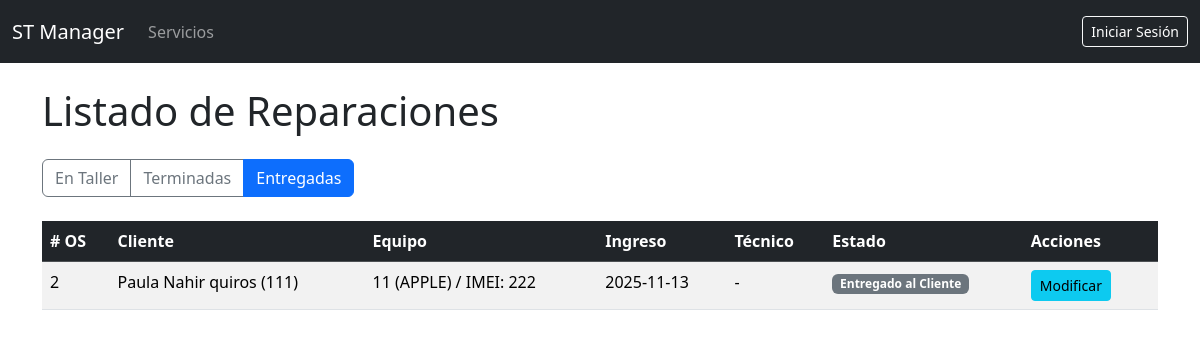
Screenshot of /servicios/?estado=ENTREGADAS with the database file from the repository.
### gestion_servicios/models.py (models this page shows, shortened)
class TimeStampedModel(models.Model):
    created_at = models.DateTimeField(auto_now_add=True, verbose_name="Fecha de Creación")
    updated_at = models.DateTimeField(auto_now=True, verbose_name="Última Modificación")
    class Meta:
        abstract = True
        ordering = ['-created_at']

class Reparacion(TimeStampedModel):
    ESTADO_CHOICES = [
        ('INGRESADO', 'Ingresado (Pendiente de Asignar)'),
        ('PRESUPUESTADO', 'Presupuesto Enviado'),
        ('EN_ESPERA_REP', 'En Espera de Repuestos'),
        ('EN_REPARACION', 'En Reparación'),
        ('TERMINADA', 'Reparación Terminada (Listo para Entregar)'),
        ('NO_REPARABLE', 'No Reparable'),
        ('ENTREGADA', 'Entregado al Cliente'),
    ]
    cliente = models.ForeignKey(
        Cliente,
        on_delete=models.CASCADE,
        related_name='reparaciones_cliente'
    )
    equipo = models.ForeignKey(
        Equipo,
        on_delete=models.CASCADE,
        related_name='reparaciones_equipo'
    )
    tecnico_asignado = models.ForeignKey(
        Tecnico,
        on_delete=models.SET_NULL,
        null=True,
        blank=True,
        related_name='servicios_asignados'
    )
    fecha_ingreso = models.DateTimeField(
        auto_now_add=True,
        verbose_name="Fecha de Ingreso"
    )
    fecha_entrega = models.DateTimeField(
        null=True,
        blank=True,
        verbose_name="Fecha de Entrega"
    )
    estado = models.CharField(
        max_length=20,
        choices=ESTADO_CHOICES,
        default='INGRESADO',
        verbose_name="Estado Actual"
    )
    falla_reportada = models.TextField(
        verbose_name="Falla Reportada por el Cliente"
    )
    informe_tecnico = models.TextField(
        blank=True,
        verbose_name="Diagnóstico e Informe Técnico"
    )
    mano_de_obra = models.DecimalField(
        max_digits=10,
        decimal_places=2,
        default=0.00,
        verbose_name="Costo de Mano de Obra"
    )
    saldo_final = models.DecimalField(
        max_digits=10,
        decimal_places=2,
        default=0.00,
        verbose_name="Saldo a Cobrar"
    )
    class Meta:
        verbose_name = "Orden de Servicio"
        verbose_name_plural = "Órdenes de Servicio"
        ordering = ['-fecha_ingreso']

class Cliente(TimeStampedModel):
    nombre = models.CharField(max_length=150, verbose_name="Nombre Completo")
    direccion = models.CharField(max_length=255, blank=True, null=True)
    telefono = models.CharField(max_length=20, blank=True, null=True)
    celular = models.CharField(max_length=20, blank=True, null=True)
    email = models.EmailField(max_length=255, blank=True, null=True)
    clave = models.CharField(
        max_length=50,
        unique=True,
        verbose_name="DNI/Identificación"
    )
    class Meta:
        verbose_name = "Cliente"
        verbose_name_plural = "Clientes"

class Equipo(TimeStampedModel):
    serie_imei = models.CharField(
        max_length=100,
        unique=True,
        verbose_name="Nro. Serie / IMEI",
        help_text="Clave única para identificar el equipo (IMEI, S/N, etc.)"
    )
    tipo = models.ForeignKey(
        TipoEquipo,
        on_delete=models.SET_NULL,
        null=True,
        blank=True,
        verbose_name="Tipo de Equipo"
    )
    marca = models.ForeignKey(
        Marca,
        on_delete=models.SET_NULL,
        null=True,
        blank=True,
        verbose_name="Marca"
    )
    modelo = models.ForeignKey(
        Modelo,
        on_delete=models.SET_NULL,
        null=True,
        blank=True,
        verbose_name="Modelo"
    )
    accesorios = models.TextField(
        blank=True,
        verbose_name="Accesorios Entregados"
    )
    estado_general = models.TextField(
        blank=True,
        verbose_name="Estado General y Estético"
    )
    fecha_compra = models.DateField(
        blank=True,
        null=True,
        verbose_name="Fecha de Compra"
    )
    class Meta:
        verbose_name = "Equipo"
        verbose_name_plural = "Equipos"

class Modelo(models.Model):
    modelo = models.CharField(max_length=100, verbose_name="Modelo")
    marca = models.ForeignKey(
        Marca,
        on_delete=models.CASCADE,
        related_name='modelos',
        verbose_name="Marca"
    )
    class Meta:
        verbose_name = "Modelo"
        verbose_name_plural = "Modelos"
        unique_together = [['modelo', 'marca']]  # Un modelo único por marca
        ordering = ['marca', 'modelo']
    def __str__(self):
        return f"{self.modelo} ({self.marca.nombre})"

class Marca(models.Model):
    nombre = models.CharField(max_length=50, unique=True, verbose_name="Marca")
    class Meta:
        verbose_name = "Marca"
        verbose_name_plural = "Marcas"
        ordering = ['nombre']

### gestion_servicios/views.py (the view)
# urls.py: path('', views.ReparacionListView.as_view(), name='lista_servicios'),
class ReparacionListView(ListView):
    model = Reparacion
    template_name = 'gestion_servicios/lista_servicios.html'
    context_object_name = 'reparaciones'
    def get_queryset(self):
        filtro_estado = self.request.GET.get('estado', 'TALLER')
        queryset = Reparacion.objects.all()
        if filtro_estado == 'TERMINADAS':
            queryset = queryset.filter(estado__in=['TERMINADA', 'NO_REPARABLE'])
        elif filtro_estado == 'ENTREGADAS':
            queryset = queryset.filter(estado='ENTREGADA')
        else: # Por defecto: 'TALLER' (ingresado, presupuestado, en reparación)
            queryset = queryset.exclude(estado__in=['TERMINADA', 'NO_REPARABLE', 'ENTREGADA'])
        return queryset.order_by('-fecha_ingreso')
    def get_context_data(self, **kwargs):
        context = super().get_context_data(**kwargs)
        context['filtro_activo'] = self.request.GET.get('estado', 'TALLER')
        return context

### gestion_servicios/templates/gestion_servicios/lista_servicios.html (shortened to what this page needs)
{% extends "base.html" %}
{% block content %}
    <h1 class="mb-4">Listado de Reparaciones</h1>
    <div class="btn-group mb-4" role="group">
        <a href="{% url 'lista_servicios' %}"
           class="btn {% if filtro_activo == 'TALLER' %}btn-primary{% else %}btn-outline-secondary{% endif %}">
            En Taller
        </a>
        <a href="{% url 'lista_servicios' %}?estado=TERMINADAS"
           class="btn {% if filtro_activo == 'TERMINADAS' %}btn-primary{% else %}btn-outline-secondary{% endif %}">
            Terminadas
        </a>
        <a href="{% url 'lista_servicios' %}?estado=ENTREGADAS"
           class="btn {% if filtro_activo == 'ENTREGADAS' %}btn-primary{% else %}btn-outline-secondary{% endif %}">
            Entregadas
        </a>
    </div>
    {% if reparaciones %}
        <div class="table-responsive">
            <table class="table table-striped table-hover">
                <thead class="table-dark">
                    <tr>
                        <th># OS</th>
                        <th>Cliente</th>
                        <th>Equipo</th>
                        <th>Ingreso</th>
                        <th>Técnico</th>
                        <th>Estado</th>
                        <th>Acciones</th>
                    </tr>
                </thead>
                <tbody>
                    {% for rep in reparaciones %}
                    <tr>
                        <td>{{ rep.pk }}</td>
                        <td>{{ rep.cliente.nombre }} ({{ rep.cliente.clave }})</td>
                        <td>{{ rep.equipo.modelo }} / IMEI: {{ rep.equipo.serie_imei }}</td>
                        <td>{{ rep.fecha_ingreso|date:"Y-m-d" }}</td>
                        <td>{{ rep.tecnico_asignado|default:"-" }}</td>
                        <td><span class="badge bg-secondary">{{ rep.get_estado_display }}</span></td>
                        <td>
                            <a href="{% url 'modificar_servicio' pk=rep.pk %}" class="btn btn-sm btn-info me-2">Modificar</a>
                        </td>
                    </tr>
                    {% endfor %}
                </tbody>
            </table>
        </div>
    {% else %}
        <div class="alert alert-warning" role="alert">
            No se encontraron órdenes de servicio en el estado seleccionado ({{ filtro_activo }}).
        </div>
    {% endif %}
{% endblock %}

### rows the page displays
Reparacion: pk "2", cliente.nombre "Paula Nahir quiros", cliente.clave "111", equipo.modelo "11 (APPLE)", equipo.serie_imei "222", fecha_ingreso "2025-11-13", tecnico_asignado "-", estado "Entregado al Cliente"
